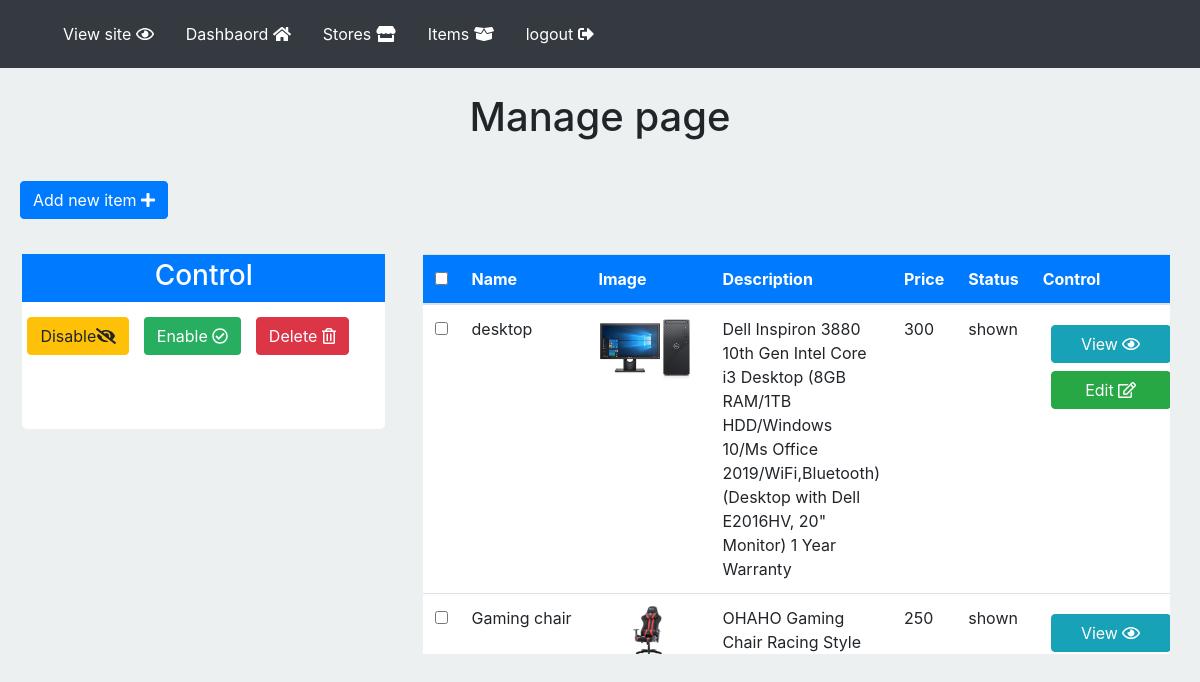
/Admin/item.php?page=manage (signed in), run on the app's committed database.
### tables this page shows
CREATE TABLE `item` (
  `ID` int(11) NOT NULL,
  `name` varchar(255) NOT NULL,
  `image` varchar(255) NOT NULL,
  `description` varchar(255) NOT NULL,
  `price` varchar(255) NOT NULL,
  `status` tinyint(11) NOT NULL DEFAULT 1,
  `store_ID` int(11) NOT NULL
);

### Admin/includes/functions/fun.php (called while the page is built, shortened)
<?php
function checkItem($item , $table , $val){
    global $con;
    $stmt = $con->prepare("SELECT
    $item
FROM $table
WHERE
 $item = '$val' ");
$stmt->execute();
$count = $stmt->rowCount();
return $count;
}
?>

### Admin/item.php (the view, shortened to what this page needs)
<?php
include 'connect.php';
include 'includes/functions/fun.php';
include 'includes/header.php';
include 'includes/navbar.php';
include 'classes/item.php';
?>
<link rel="stylesheet" type="text/css" href="layout/css/style.css">
<?php
if(isset($_SESSION['ID']) && checkItem('ID','admin',$_SESSION['ID'])==1){
    $page = $_GET['page'];
    if($page == 'manage'){
             $stmt = $con->prepare("SELECT * FROM `item`");
             $stmt->execute();
             $items = $stmt->fetchAll();
             ?>
                    <h1>Manage page </h1>
        <a href="item.php?page=add"><button type="button" class="btn btn-primary add-new" >Add new item <i class="fas fa-plus"></i></button></a>
        <div class="container-fluid">
            <div class="row">
                 <div class="col-lg-4 col-md-12 ">
<form method="POST" action="">
        <div class="control-box">
            <div class="heading">
                <h3>Control</h3>
            </div>
            <button type="submit" class="btn btn-warning" name="disable">Disable<i class="fas fa-eye-slash"></i></button>
            <button type="submit" class="btn " name="enable" style="background-color: #27ae60; color: white;">Enable <i class="far fa-check-circle"></i></button>
              <button type="submit" onclick="Fonfrim()" name="delete" id="delete" class="btn btn-danger">Delete <i class="far fa-trash-alt"></i></button>
        </div>
                </div>
                <div class="col-lg-8 col-md-12">
                    <div class="table-responsive table-frame" style="height:400px">
        <table class="table  manage_table" >
            <thead>
                <tr>
                     <th><input type="checkbox" name="select all" id="select-all"></th>
                     <th>Name</th>
                     <th>Image</th>
                     <th>Description</th>
                     <th>Price</th>
                     <th>Status</th>
                     <th>Control</th>
                </tr>
            </thead>
<?php
foreach($items as $item){
    ?>
     <tr>
           <td><input type="checkbox" name="check[]" value="<?php echo $item['ID']; ?>"></td>
                    <td><?php echo $item['name']; ?></td>
                    <td>
                        <img src="uploads/items/<?php echo $item['image']; ?>" style="max-width: 100px;">
                    </td>
                    <td><?php echo $item['description']; ?></td>
                    <td><?php echo $item['price']; ?></td>
                    <td>
                        <?php if($item['status']==1){
                            echo 'shown';
                        }else{
                            echo 'hided';
                        } ?>
                    </td>
                    <td class="control">
                          <a href="?page=view&id=<?php echo $item['ID']; ?>">
                            <button type="button" class="btn btn-info">View <i class="far fa-eye"></i></button></a>
                        <a href="?page=edit&id=<?php echo $item['ID']; ?>"><button type="button" class="btn btn-success">Edit <i class="far fa-edit"></i></button></a>
                    </td>
                </tr>
    <?php
}
?>
        </table>
</div>
                </div>
            </div>
        </div>
             <?php
    }
}else{
	header('location:login.php');
}
?>
<?php
include 'includes/footer.php';
?>

### Admin/layout/css/style.css (style rules this page uses)
body { background-color: #ecf0f1; }
h1 { margin: 25px 0px 25px 0px; text-align: center; font-size: 40px; }
.add-new { margin: 15px 0px 15px 20px; }
.control-box { background-color: white; width: 100%; min-height: 175px; border-radius: 5px; float: right; width: 98%; min-width: 230px; margin: 20px 0px 20px 1%; }
.control-box .heading { margin: 0px 0px 10px 0px; background-color: #007bff; height: 48px; color: white; text-align: center; }
.control-box .heading h3 { padding: 5px; }
.control-box button { margin: 5px; }
.table-frame { width: 98%; min-width: 250px; margin: 20px 0px 20px 0%; }
.manage_table { width: 98%; min-width: 250px; margin: 0px 0px 20px 1%; }
.manage_table thead { background-color: #007bff ; color: white; }
.manage_table tbody .control a { text-decoration: none; }
.manage_table tbody .control button { margin: 8px; width: 120px; height: 38px; display: block; }

### data on the page
item: name "desktop", image (picture), description "Dell Inspiron 3880 10th Gen Intel Core i3 Desktop (8GB RAM/1TB HDD/Windows 10/Ms Office 2019/WiFi,Bluetooth) (Desktop with Dell E2016HV, 20\" Monitor) 1 Year Warranty", price "300", status "shown"
item: name "Gaming chair", image (picture), description "OHAHO Gaming Chair Racing Style…", price "250", status "shown"
